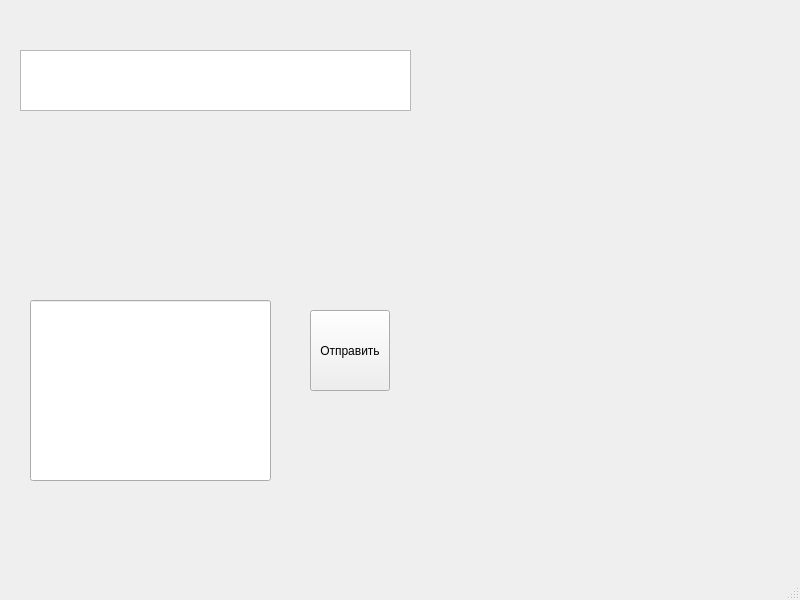
<?xml version="1.0" encoding="UTF-8"?>
<ui version="4.0">
 <class>MainWindow</class>
 <widget class="QMainWindow" name="MainWindow">
  <property name="geometry">
   <rect>
    <x>0</x>
    <y>0</y>
    <width>800</width>
    <height>600</height>
   </rect>
  </property>
  <property name="windowTitle">
   <string>MainWindow</string>
  </property>
  <widget class="QWidget" name="centralwidget">
   <widget class="QTextEdit" name="textEdit_chat">
    <property name="geometry">
     <rect>
      <x>20</x>
      <y>50</y>
      <width>391</width>
      <height>61</height>
     </rect>
    </property>
    <property name="readOnly">
     <bool>true</bool>
    </property>
   </widget>
   <widget class="QLineEdit" name="lineEdit_message">
    <property name="geometry">
     <rect>
      <x>30</x>
      <y>300</y>
      <width>241</width>
      <height>181</height>
     </rect>
    </property>
   </widget>
   <widget class="QPushButton" name="pushButton_send">
    <property name="geometry">
     <rect>
      <x>310</x>
      <y>310</y>
      <width>80</width>
      <height>81</height>
     </rect>
    </property>
    <property name="text">
     <string>Отправить</string>
    </property>
   </widget>
  </widget>
  <widget class="QMenuBar" name="menubar">
   <property name="geometry">
    <rect>
     <x>0</x>
     <y>0</y>
     <width>800</width>
     <height>21</height>
    </rect>
   </property>
  </widget>
  <widget class="QStatusBar" name="statusbar"/>
 </widget>
 <resources/>
 <connections/>
</ui>
